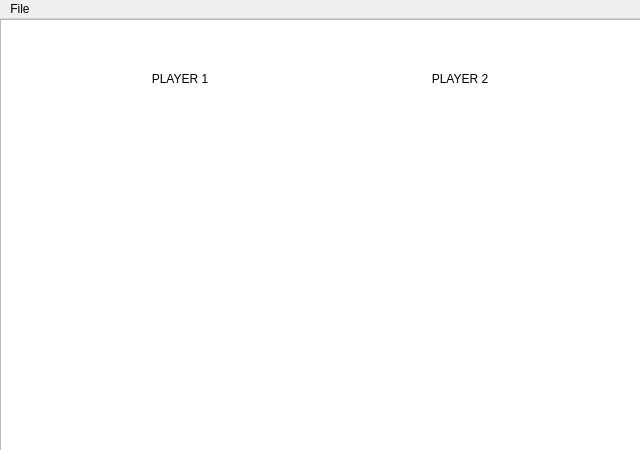
<?xml version="1.0" encoding="UTF-8"?>
<ui version="4.0">
 <class>Main</class>
 <widget class="QMainWindow" name="Main">
  <property name="geometry">
   <rect>
    <x>0</x>
    <y>0</y>
    <width>640</width>
    <height>450</height>
   </rect>
  </property>
  <property name="maximumSize">
   <size>
    <width>640</width>
    <height>450</height>
   </size>
  </property>
  <property name="windowTitle">
   <string>Main</string>
  </property>
  <widget class="QWidget" name="centralWidget">
   <widget class="QLabel" name="l1">
    <property name="geometry">
     <rect>
      <x>80</x>
      <y>50</y>
      <width>200</width>
      <height>20</height>
     </rect>
    </property>
    <property name="text">
     <string>PLAYER 1</string>
    </property>
    <property name="alignment">
     <set>Qt::AlignCenter</set>
    </property>
   </widget>
   <widget class="QLabel" name="l2">
    <property name="geometry">
     <rect>
      <x>360</x>
      <y>50</y>
      <width>200</width>
      <height>20</height>
     </rect>
    </property>
    <property name="text">
     <string>PLAYER 2</string>
    </property>
    <property name="alignment">
     <set>Qt::AlignCenter</set>
    </property>
   </widget>
   <widget class="QGraphicsView" name="graphicsView">
    <property name="geometry">
     <rect>
      <x>0</x>
      <y>0</y>
      <width>661</width>
      <height>511</height>
     </rect>
    </property>
    <property name="maximumSize">
     <size>
      <width>661</width>
      <height>511</height>
     </size>
    </property>
    <property name="mouseTracking">
     <bool>true</bool>
    </property>
    <property name="verticalScrollBarPolicy">
     <enum>Qt::ScrollBarAlwaysOff</enum>
    </property>
    <property name="horizontalScrollBarPolicy">
     <enum>Qt::ScrollBarAlwaysOff</enum>
    </property>
   </widget>
   <zorder>graphicsView</zorder>
   <zorder>l1</zorder>
   <zorder>l2</zorder>
  </widget>
  <widget class="QMenuBar" name="meni">
   <property name="geometry">
    <rect>
     <x>0</x>
     <y>0</y>
     <width>640</width>
     <height>22</height>
    </rect>
   </property>
   <widget class="QMenu" name="file">
    <property name="title">
     <string>File</string>
    </property>
    <addaction name="quit"/>
   </widget>
   <addaction name="file"/>
  </widget>
  <action name="quit">
   <property name="text">
    <string>Close</string>
   </property>
  </action>
 </widget>
 <layoutdefault spacing="6" margin="11"/>
 <resources/>
 <connections/>
</ui>
